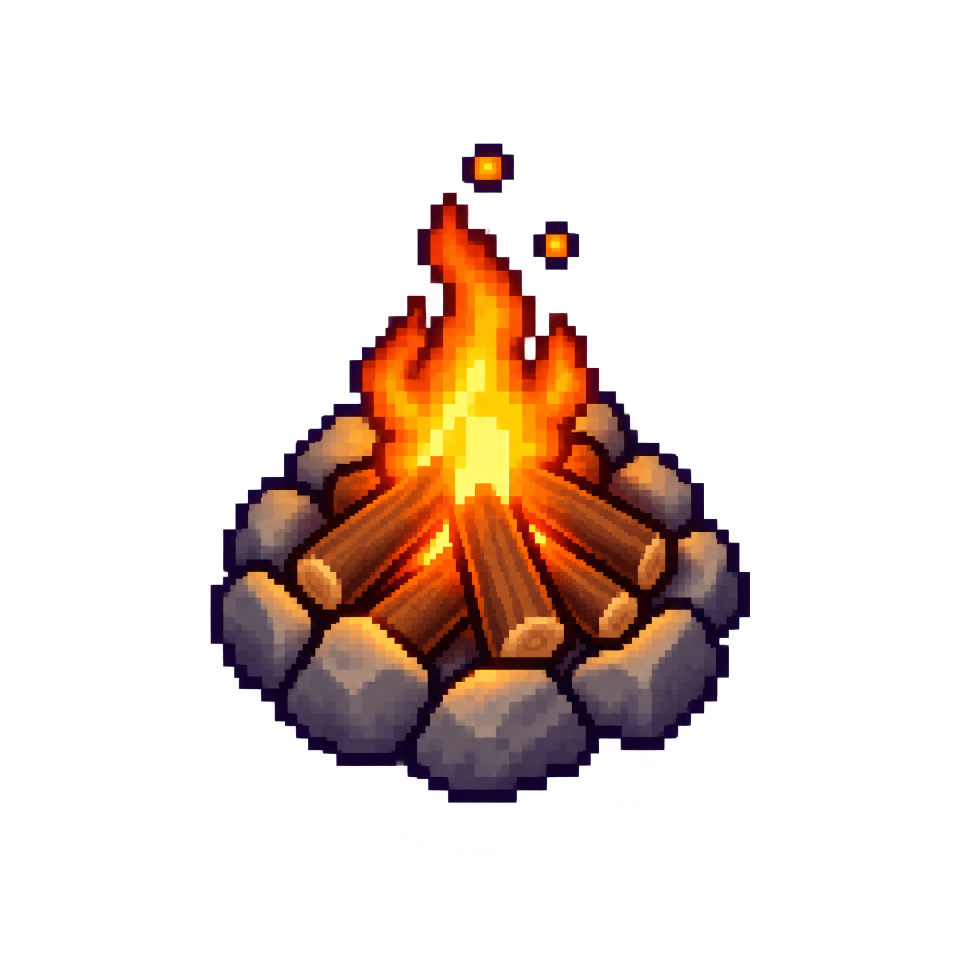
#> input picture Assets/Art/Generated/campfire.png, 1920 x 1920 px (shown at 1/2 size)
$ python process_campfire.py
#> lines starting #> are read from the running program, lines starting #| are printed output that depends on the picture
from pathlib import Path
from PIL import Image

root = Path(__file__).resolve().parents[1] / 'Assets' / 'Art' / 'Generated'
source = root / 'campfire.png'
target = root / 'processed-campfire.png'
image = Image.open(source).convert('RGBA')
#> image is the input picture: PIL image 1920x1920 RGBA; mean R, G, B, A 33, 16.5, 12.2, 53.9
bbox = image.getchannel('A').getbbox()
#> bbox = (0, 36, 1880, 1920)
if bbox is not None:
    image = image.crop(bbox)
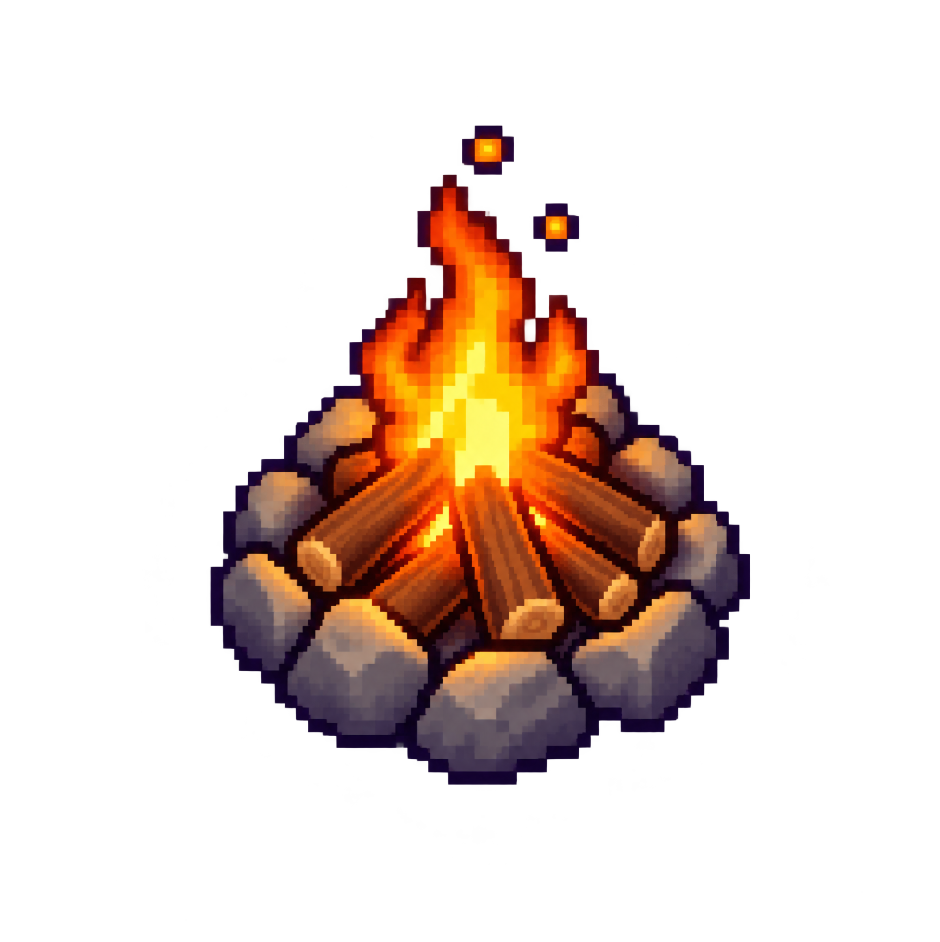
#> image: PIL image 1880x1884 RGBA (shown at 1/2 size); mean R, G, B, A 34.3, 17.1, 12.7, 56.1; transparent parts drawn white
scale = min(1.0, 256 / max(image.size))
#> scale = 0.136
size = (max(1, int(image.width * scale)), max(1, int(image.height * scale)))
#> size = (255, 256)
image.resize(size, Image.Resampling.NEAREST).save(target, optimize=True)
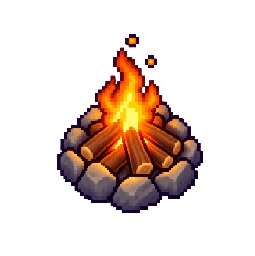
#> saved as processed-campfire.png: PIL image 255x256 RGBA; mean R, G, B, A 34.3, 17.1, 12.7, 56.1; transparent parts drawn white
print(f'{source.name} -> {target.name} {size[0]}x{size[1]} alpha_bbox={bbox}')
#| campfire.png -> processed-campfire.png 255x256 alpha_bbox=(0, 36, 1880, 1920)

$ run again, with Assets/Art/Generated/agrarian-granary.png copied over Assets/Art/Generated/campfire.png
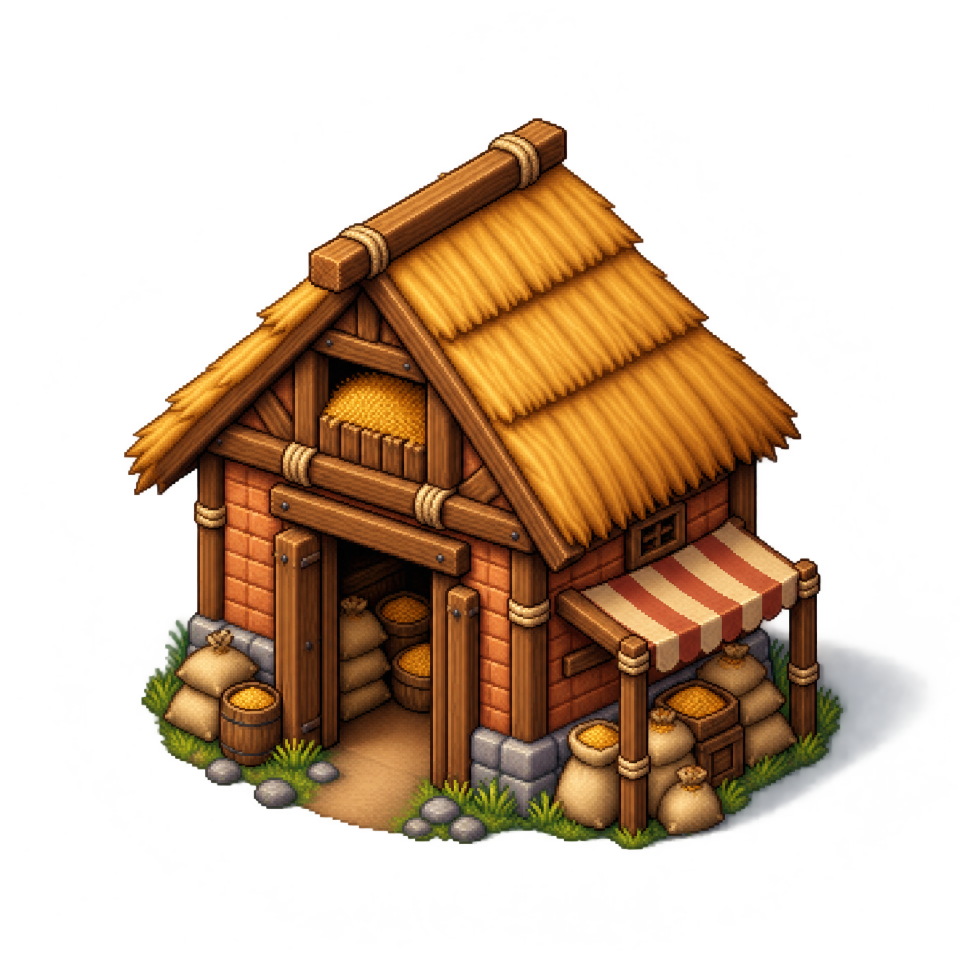
#> input picture Assets/Art/Generated/agrarian-granary.png, 1920 x 1920 px (shown at 1/2 size)
#> image is the input picture: PIL image 1920x1920 RGBA; mean R, G, B, A 65.7, 42.1, 18.3, 98.6
#> bbox = (0, 8, 1920, 1920)
#> `image = image.crop(bbox)`:
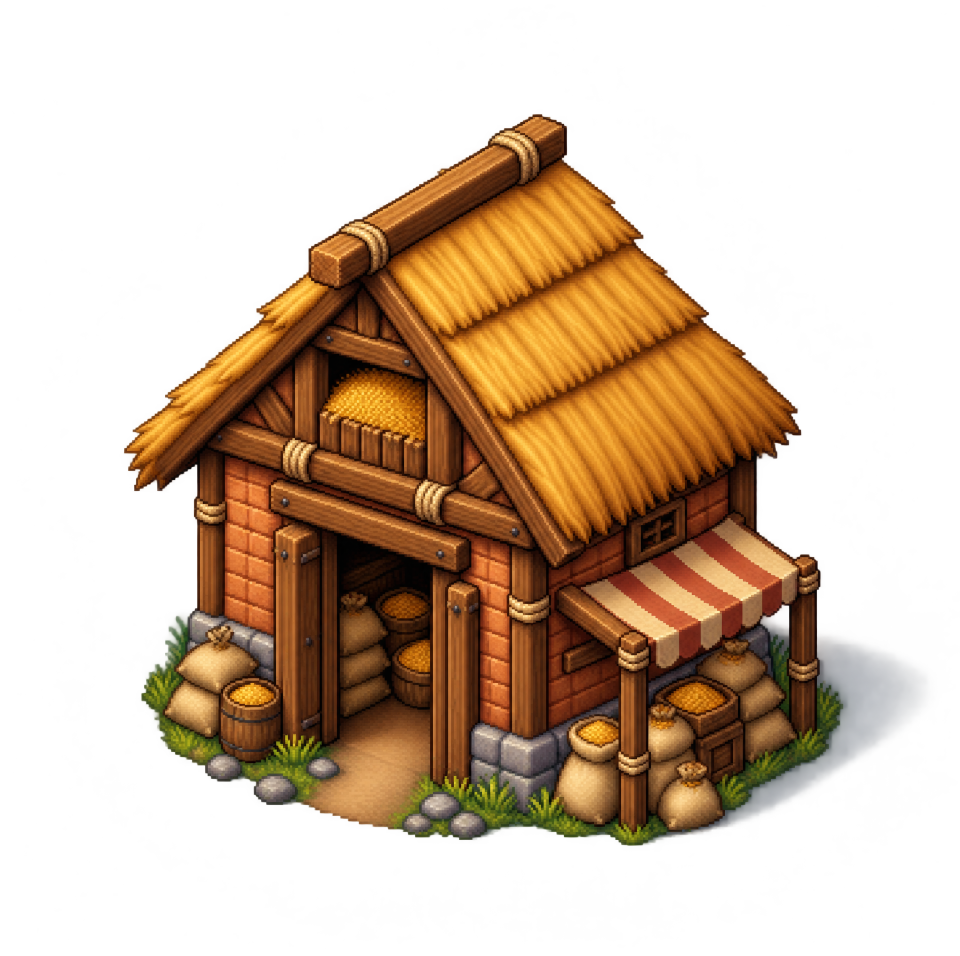
#> image: PIL image 1920x1912 RGBA (shown at 1/2 size); mean R, G, B, A 66, 42.3, 18.4, 99; transparent parts drawn white
#> `image.resize(size, Image.Resampling.NEAREST).save(target, optimize=True)`:
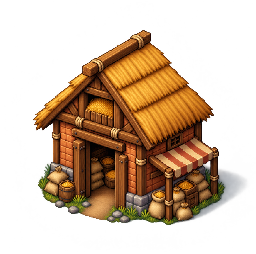
#> saved as processed-campfire.png: PIL image 256x254 RGBA; mean R, G, B, A 66, 42.3, 18.4, 99; transparent parts drawn white
#| campfire.png -> processed-campfire.png 256x254 alpha_bbox=(0, 8, 1920, 1920)
